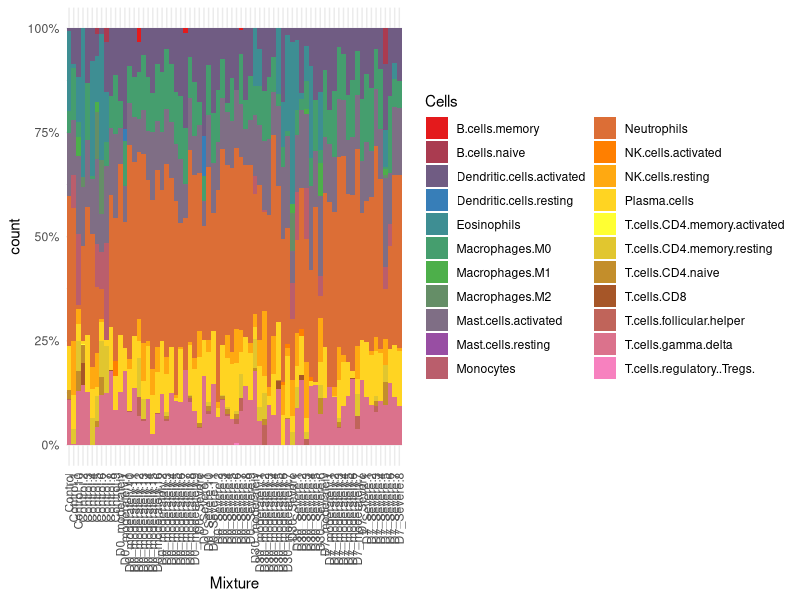

Recreate this plot in R.
# library
library(ggplot2)
library(tidyverse)
library(RColorBrewer)

# Read data
CIBERSORTx_Job38_Results <- read.delim("CIBERSORTx_Job38_Results.txt")

# Drop Columns

CIBERSORTx_Job38_Results$P.value <- NULL
CIBERSORTx_Job38_Results$Correlation <- NULL
CIBERSORTx_Job38_Results$RMSE <- NULL
CIBERSORTx_Job38_Results$Absolute.score..sig.score. <- NULL


# Pivot Longer

DATA_cells <- CIBERSORTx_Job38_Results %>%
  pivot_longer(!Mixture, names_to = "Cells", values_to = "count")

# Define the number of colors you want

nb.cols <- 22
mycolors <- colorRampPalette(brewer.pal(8, "Set1"))(nb.cols)

# Stacked barchart

ggp <- ggplot(DATA_cells,            # Create ggplot2 plot scaled to 1.00
              aes(x = Mixture,
                  y = count,
                  fill = Cells, width = 1)) + # Width bar
  geom_bar(position = "fill", stat = "identity") + 
  scale_fill_manual(values = mycolors) + # RColorBrewer palettes
  theme_minimal() + # Add a theme
  scale_y_continuous(labels = scales::percent_format()) + # Scaled to 100%
  theme(axis.text.x = element_text(angle = 90, vjust = 0.5, hjust=1)) # # Rotate the Legend


  
print(ggp)                              


# Saving  

dev.copy(tiff,"Cibersort.tiff",width=15, height=6, units="in",res=600)
dev.off()
